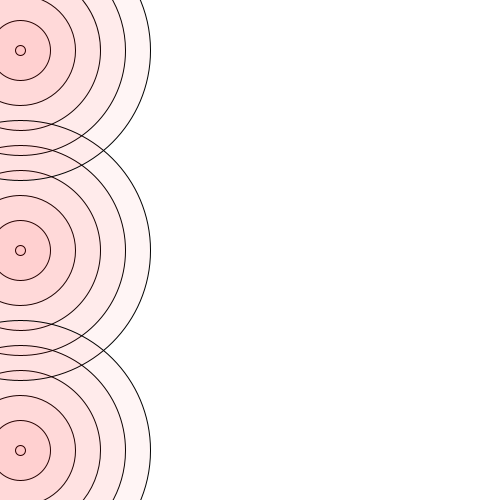
Frame 1 (no input)
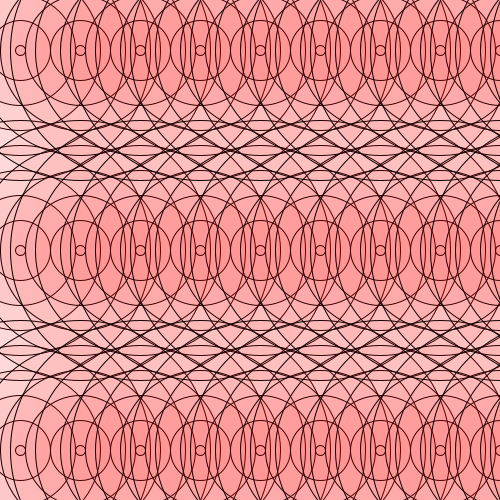
Frame 60 (the mouse pressed at the canvas centre just before this capture)
Frame 120 (the mouse held since frame 60 and released just before this capture): identical to frame 60, image omitted

The Processing sketch that drew these frames (run headless with seeded random() and noise(); from frame 60 on, the mouse is pressed at the canvas centre):

// Processing sketch: processing_31556
// ── processing_31556.pde

int x = 10;
int t = 20;
int y = 250;

void setup ()
{
  size (500,500);
  noFill ();
  background (255);
  
  fill (255, 0, 0, 10);
}

void draw ()
{
 while ( x < 300)
{
 //ellipse (20,250, x, x);
 ellipse ( t, y, x, x);
 ellipse ( t, 50, x, x);
 ellipse (t, 450, x, x);
 x = x + 50;
}
t = t + 60;
x = 10;
if (0 >500){
  
  y = y + 100;
  

}
}
